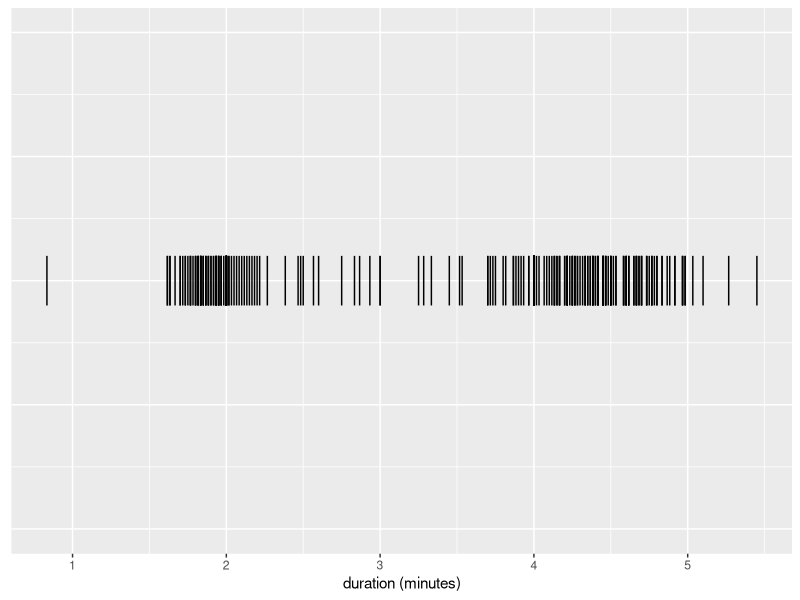
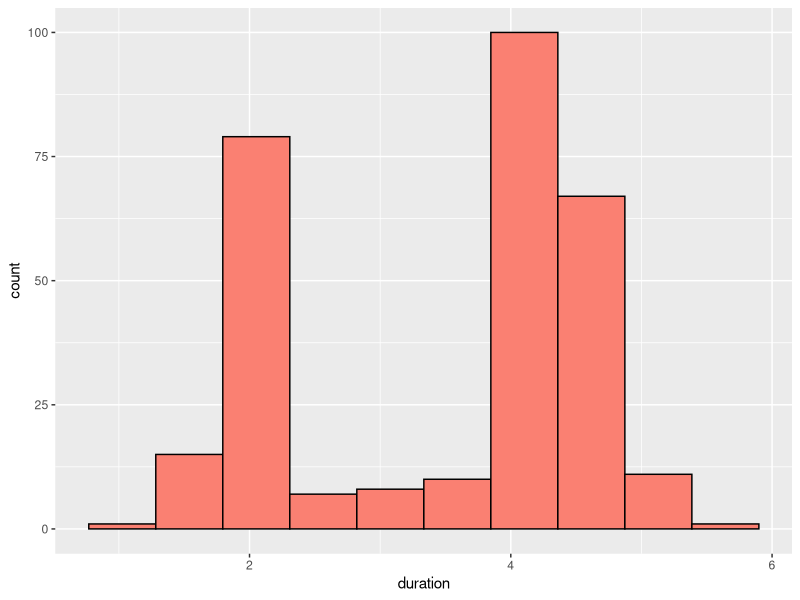
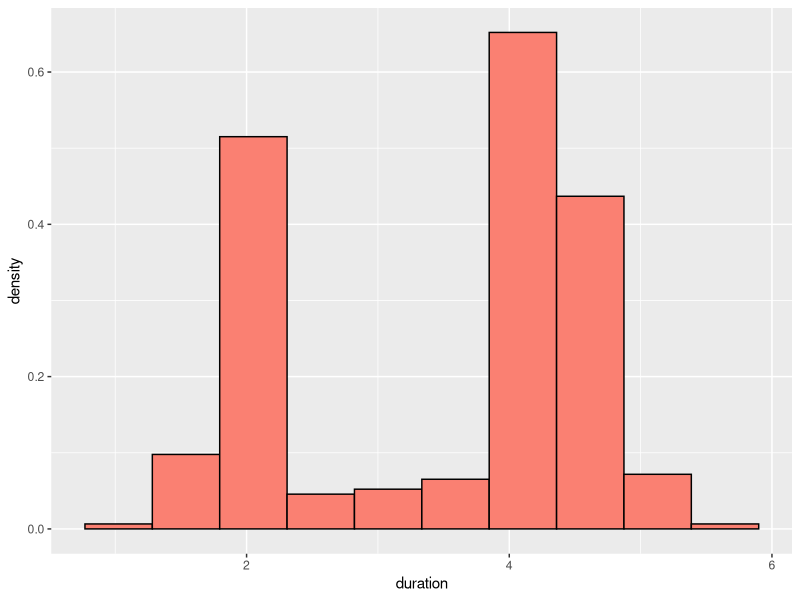

Reproduce these figures in R, in order. (Note: this script raises an error after producing the figures.)
## ---- chunk 1
library(tidyverse)
library(gridExtra)
## ---- chunk 2
data(geyser, package = 'MASS')
## ---- chunk 3
knitr::kable(
  geyser %>% head(5),
  caption = 'First $5$ rows of the Old Faithful\'s eruption dataset.'
)

## ---- chunk 4
ggplot(geyser) + 
  geom_segment(aes(x = duration, xend = duration, y = -.1, yend = .1)) + 
  ylim(-1, 1) + 
  theme(
    axis.title.y = element_blank(),
    axis.text.y = element_blank(),
    axis.ticks.y = element_blank()
  ) +
  xlab('duration (minutes)')
## ---- chunk 5
ggplot(geyser) + 
  geom_histogram(
    aes(x = duration), 
    fill = 'salmon', 
    bins = 10, 
    col = 'black'
  )
## ---- chunk 6
ggplot(geyser) +
  geom_histogram(
    aes(x = duration, y = ..density..), 
    fill = 'salmon', 
    bins = 10, 
    col = 'black'
  )
## ---- chunk 7
knitr::include_graphics('../../img/posts/2017-06-08-density/density-bin.png')
## ---- chunk 8
knitr::include_graphics('../../img/posts/2017-06-08-density/mvt.png')
## ---- chunk 9
breaks <- function(X, bins, offset) {
  width <- diff(range(X)) / bins
  offset + seq(min(X) - width, max(X), by = width)
}
## ---- chunk 10
par(mfrow = c(1, 3))
for (offset in c(0, 0.2, 0.34)) {
  hist(
    geyser$duration,
    breaks = breaks(geyser$duration, 10, offset), 
    main = sprintf('11 bins, bin shift %f', offset),
    right = FALSE,
    ylim = c(0, 1),
    xlab = 'duration',
    freq = FALSE
  )
}
## ---- chunk 11
sho <- function(X, width, m, alpha, ...) {
    for (shift in 0:(m - 1)) {
      offset <- shift * (width / m)
      min_k <- floor((min(X) - offset) / width)
      max_k <- ceiling((max(X) - offset) / width)
      hist(
        X,
        breaks = offset + width * seq(
          from = min_k, to = max_k
        ),
        freq = FALSE,
        add = (shift != 0),
        col = scales::alpha('gray', alpha = alpha),
        lty = 'blank',
        ...
      )
  } 
}
## ---- chunk 12
par(mfrow = c(1, 3))
for (offset in c(0, 0.2, 0.34)) {
  sho(
    geyser$duration + offset,  
    width = 0.9,
    m = 5, 
    alpha = 0.3, 
    main = sprintf('m = 5, shift %f', offset),
    xlab = 'duration', 
    ylim = c(0, 0.7),
    xlim = c(0, 7)
  )
}
## ---- chunk 13
# Average Shifted Histogram
ash <- function(X, nbins, m) {
  width <- diff(range(X)) / nbins
  f_ash <- rep(0, length(X))
    
  for (shift in 1:m) {
    f_ash <- f_ash + 
      f_j(
        X = X, 
        breaks = shift * (width / m) + seq(
          from = min(X) - width, to = max(X) + 1, by = width
        )
      )
  }
  
  i <- order(X)
  ash <- tibble(f = f_ash[i]/m, x = X[i])
  class(ash) <- c('ash', class(ash))
  ash
}

# Histogram Density Estimate
f_j <- function(X, breaks) {
  n <- length(X)
  f_dens <- rep(NA, n)
  for (i in 1:(length(breaks) - 1)) {
    low <- breaks[i]
    high <- breaks[i + 1]
    elements <- (X >= low) & (X < high)
    f_dens[elements] <- sum(elements) / ((high - low) * n)
  }
  stopifnot(all(!is.na(f_dens)))
  f_dens
}

# Plot ASH
plot.ash <- function(ash) {
  ggplot(ash) + 
    geom_line(aes(x = x, y = f)) +
    ylab('density')
}
## ---- chunk 14
plot(ash(geyser$duration, m = 5, nbins = 10)) + 
  xlab('duration') +
  ggtitle('Duration of Old Faithful\'s Eruptions (ASH, m = 5, 10 bins)')
## ---- chunk 15
knitr::include_graphics('../../img/posts/2017-06-08-density/subparts.png')
## ---- chunk 16
weight_fun <- function(m) {
  j <- c(0:(m - 1), -(1:(m - 1)))
  W <- tibble(
    w = (m - abs(j)),
    x = sapply(j, function(j) sprintf('v[%d]', j)),
    i = j
  ) %>% 
    arrange(i) %>% 
    mutate(x = ordered(x, x))
  
  ggplot(W) +
    geom_bar(
      aes(x = x, y = w), 
      stat = 'identity', 
      fill = 'salmon', 
      col = 'black'
    ) +
    scale_x_discrete('element', labels = parse(text = levels(W$x))) + 
    ylab('weight')
}
## ---- chunk 17
gridExtra::grid.arrange(
  weight_fun(5),
  weight_fun(15),
  weight_fun(100) + 
    theme(axis.text.x = element_blank())
)
